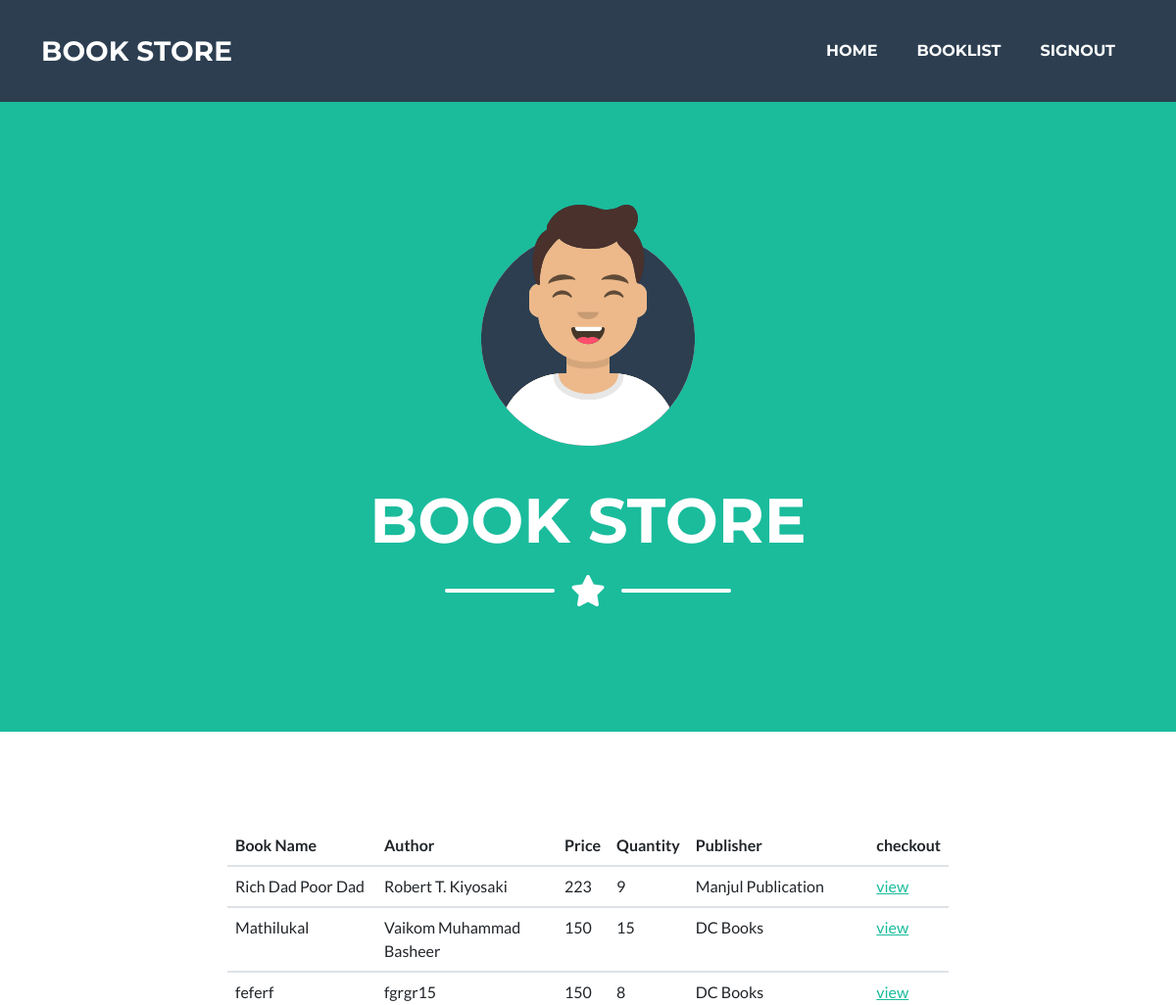
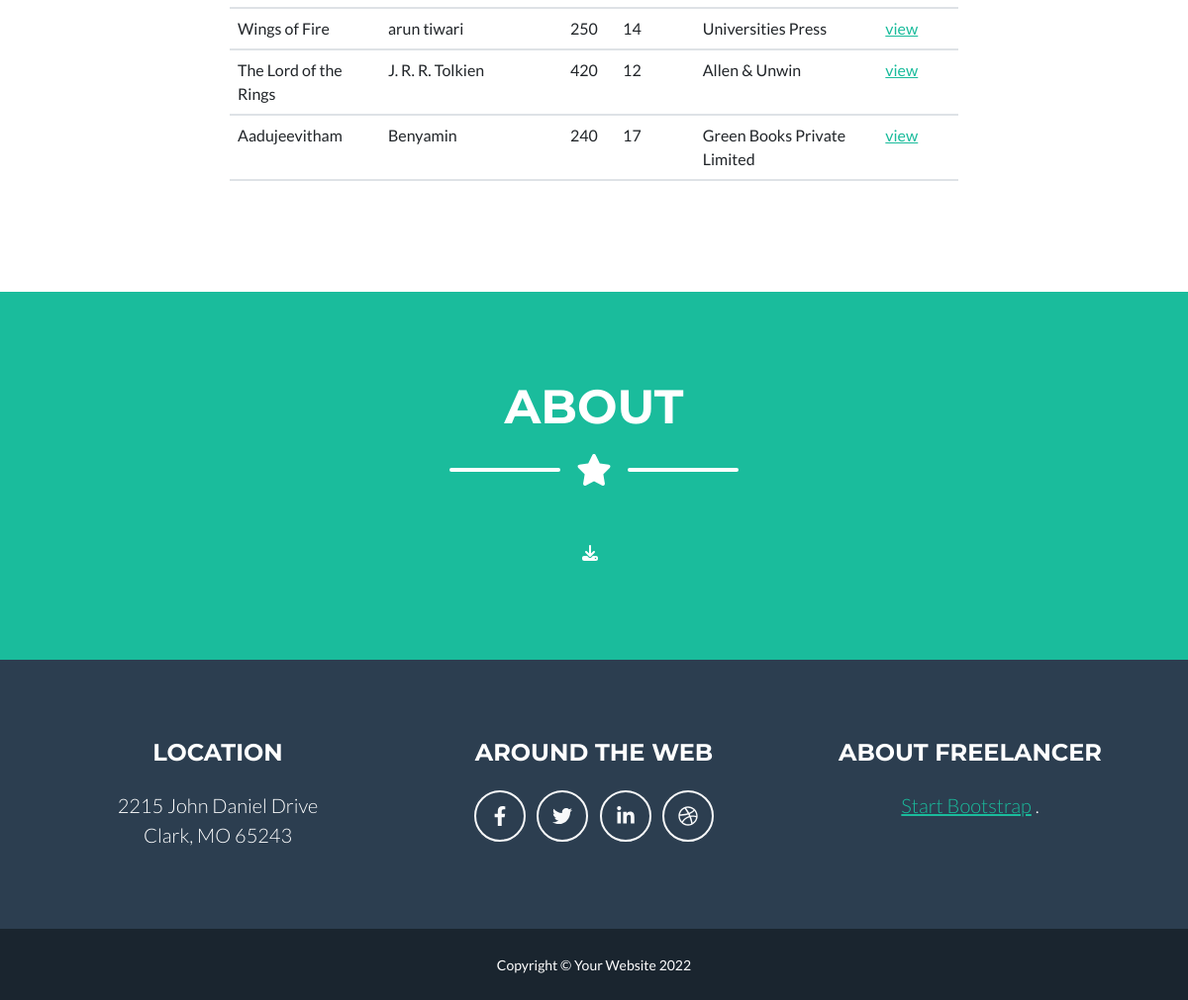
Screenshot of /userbook/all (signed in) with the database file from the repository (2 pictures, top to bottom).
### bookapp/models.py (models this page shows, shortened)
class Books(models.Model):
    bookname=models.CharField(max_length=200)
    author=models.CharField(max_length=200)
    price=models.IntegerField()
    qty=models.IntegerField()
    publisher=models.CharField(max_length=200)

### bookapp/views.py (the view)
# urls.py: path("userbook/all", views.UserBookListView.as_view(), name="userbooklist"),
@method_decorator(signin_required,name="dispatch")
class UserBookListView(ListView):
    model = Books
    template_name = "userbook-list.html"
    context_object_name = "books"
    def get_queryset(self):
        return Books.objects.all()

### bookapp/templates/userbook-list.html (shortened to what this page needs)
{% extends 'base.html'%}
{%block body_block%}
<div class="container">
    <div class="row">
        <div class="col-2"></div>
        <div class="col-8">
            {%if books%}
            <table class="table">
                <tr>
                    <th>Book Name</th>
                    <th>Author</th>
                    <th>Price</th>
                    <th>Quantity</th>
                    <th>Publisher</th>
                    <th>checkout</th>
                </tr>
                {%for book in books%}
                <tr>
                    <td>{{book.bookname}}</td>
                    <td>{{book.author}}</td>
                    <td>{{book.price}}</td>
                    <td>{{book.qty}}</td>
                    <td>{{book.publisher}}</td>
                    <td>
                        <a href="">view</a>
                    </td>
                </tr>
                {%endfor%}
            </table>
            {%else%}
            <h2 class="text-danger">No Books</h2>
            {%endif%}
        </div>
        <div class="col-2"></div>
    </div>
</div>
{%endblock%}

### rows the page displays
Books: bookname "Rich Dad Poor Dad", author "Robert T. Kiyosaki", price "223", qty "9", publisher "Manjul Publication"
Books: bookname "Mathilukal", author "Vaikom Muhammad Basheer", price "150", qty "15", publisher "DC Books"
Books: bookname "feferf", author "fgrgr15", price "150", qty "8", publisher "DC Books"
Books: bookname "Wings of Fire", author "arun tiwari", price "250", qty "14", publisher "Universities Press"
Books: bookname "The Lord of the Rings", author "J. R. R. Tolkien", price "420", qty "12", publisher "Allen & Unwin"
Books: bookname "Aadujeevitham", author "Benyamin", price "240", qty "17", publisher "Green Books Private Limited"
